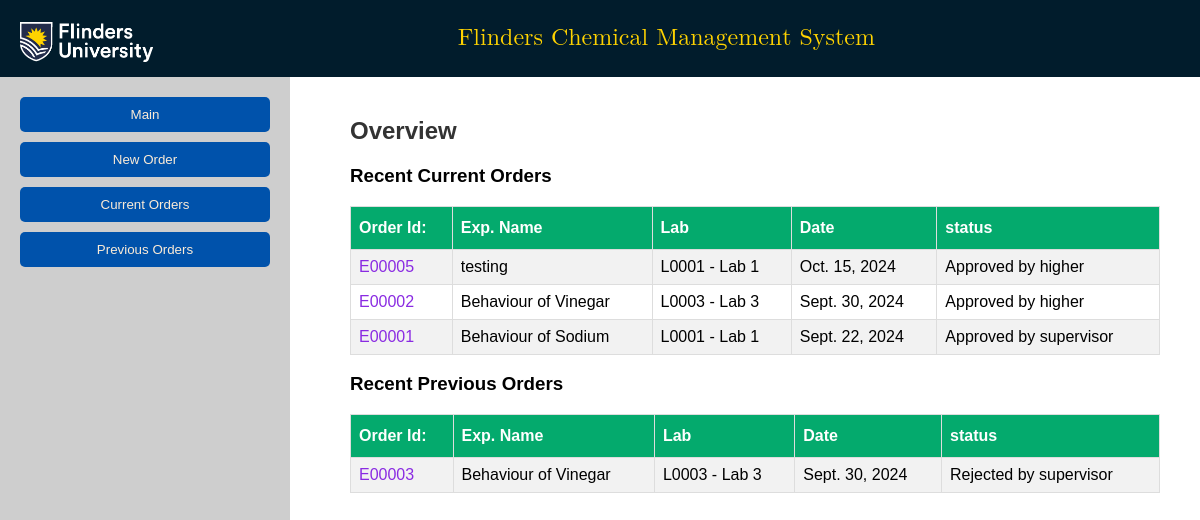
/researchStaff/, run on an earlier commit of the app's database.
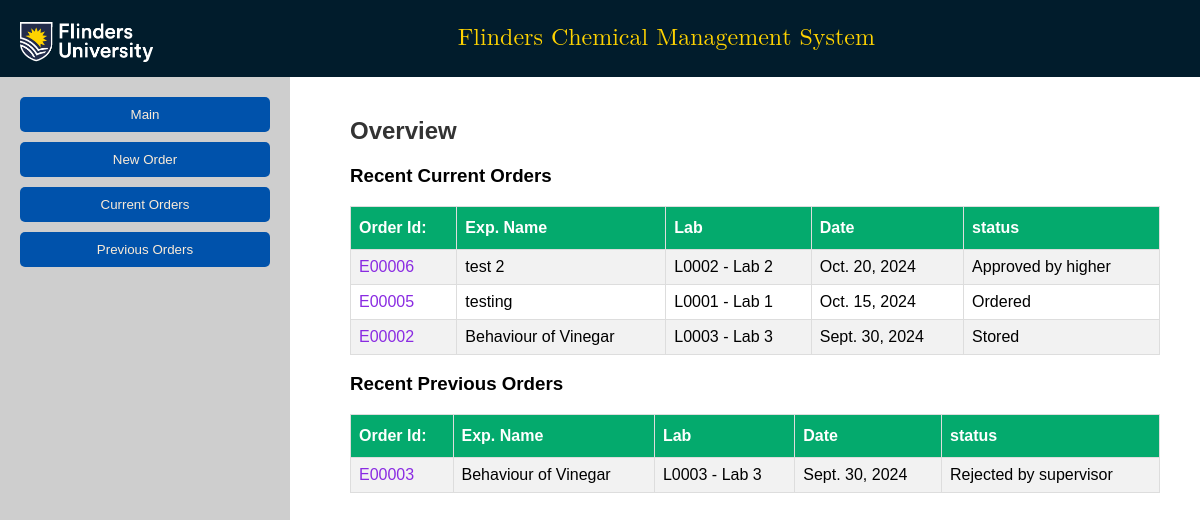
And on a later commit of the database.
### furc/models.py (models this page shows, shortened)
class Order(models.Model):
    order_id = models.CharField(primary_key=True, max_length=10)
    exp_name = models.CharField(max_length=100)
    lab_id = models.ForeignKey(Laboratory, on_delete=models.CASCADE)
    exp_procedure = models.FileField(upload_to= custom_file_upload_path_exp, null=True, blank=True)
    risk_assessment = models.FileField(upload_to= custom_file_upload_path_risk, null=True, blank=True)
    order_date = models.DateField(editable=False, auto_now_add=True)
    updated_date = models.DateField(default=None, null=True)
    order_status = models.CharField(max_length=30, choices=ORDER_STATUS, default='Requested')

class Laboratory(models.Model):
    lab_id = models.CharField(primary_key=True, max_length=10)
    lab_name = models.CharField(max_length=50)
    center_id = models.ForeignKey(ResearchCenter, on_delete=models.CASCADE, null=True, blank=True)
    storage_locations = GenericRelation(StorageLocation)
    def __str__(self):
        return f'{self.lab_id} - {self.lab_name}'

### furc/views.py (the view)
# urls.py: path('researchStaff/', views.researchStaff, name='researchStaff'),
def researchStaff(request):
    context={'order_status':'Closed', 'order_status':'Rejected by higher', 'order_status':'Rejected by supervisor'}
    current_order = Order.objects.all().exclude(order_status='Closed').exclude(order_status='Rejected by supervisor').exclude(order_status='Rejected by higher').order_by('-order_date')[0:3]
    previous_order = Order.objects.filter(**context).order_by('-order_date')[0:3]
    params={'current_order':current_order, 'previous_order': previous_order}
    return render(request, 'furc/researchStaff.html/', params)

### furc/templates/furc/researchStaff.html (shortened to what this page needs)
<!DOCTYPE html> {% load static %}
<html lang="en">
<head>
    <link rel="stylesheet" href="{% static 'css/style.css' %}">
</head>
<body>
    <header class="header">
        <div class="logo">
            <img src="{% static 'images/flinder-logo_white.png' %}" alt="Flinders University Logo" style="height: 50px;">
        </div>
        <div class="title">
            <p class="headerTitle">Flinders Chemical Management System</p>
        </div>
    </header>
    <div class="container">
        <div class="sidebar">
            <button><a href="/researchStaff/">Main</a></button>
            <button><a href="/new_order/">New Order</a></button>
            <button><a href="/current_order/">Current Orders</a></button>
            <button><a href="/previous_order/">Previous Orders</a></button>
        </div>
        <div class="content">
            <div id="main" class="content-section">
                <h2>Overview</h2>
                <h3>Recent Current Orders</h3>
                <table id="customer-1" class="chems" style="border-radius:20px;">
                            <tr>
                                <th>Order Id:</th>
                                <th>Exp. Name</th>
                                <th>Lab</th>
                                <th>Date</th>
                                <th>status</th>
                            </tr>
                    {% for item in current_order %}
                            <tr>
                                <td><a class="orderidLink" href="/orderView/{{item.order_id}}">{{item.order_id}}</a></td>
                                <td>{{item.exp_name}}</td>
                                <td>{{item.lab_id}}</td>
                                <td>{{item.order_date}}</td>
                                <td>{{item.order_status}}</td>
                            </tr>
                    {% endfor %}
                        </table>
                <h3>Recent Previous Orders</h3>
                <table id="customers-2" class="chems" style="border-radius:20px;">
                            <tr>
                                <th>Order Id:</th>
                                <th>Exp. Name</th>
                                <th>Lab</th>
                                <th>Date</th>
                                <th>status</th>
                            </tr>
                    {% for item in previous_order %}
                            <tr>
                                <td><a class="orderidLink" href="/orderView/{{item.order_id}}">{{item.order_id}}</a></td>
                                <td>{{item.exp_name}}</td>
                                <td>{{item.lab_id}}</td>
                                <td>{{item.order_date}}</td>
                                <td>{{item.order_status}}</td>
                            </tr>
                    {% endfor %}
                        </table>
            </div>
        </div>
    </div>
</body>
</html>

### furc/static/css/style.css (style rules this page uses)
body { font-family: Arial, sans-serif; background-color: #f4f4f4; margin: 0; padding: 0; display: flex; flex-direction: column; height: 100vh; }
.header { display: flex; justify-content: space-between; align-items: center; padding: 0px 20px; background-color: #011c2c; color: #fff; }
.container { display: flex; flex: 1; }
.title { flex: 6; text-align: center; }
.headerTitle { text-align: center; color: #ffd300; font-size: x-large; font-family: math; }
h2 { margin-top: 0; color: #555; }
button { padding: 10px 20px; background-color: #0052ab; color: #fff; border: none; border-radius: 5px; cursor: pointer; margin-bottom: 10px; }
.sidebar { width: 250px; background-color: #cecece; color: #fff; padding: 20px; display: flex; flex-direction: column; }
.sidebar a { text-decoration:none; color: antiquewhite; }
.content-section { padding: 20px; margin-left: 20px; }
.content { flex: 1; padding: 20px; background-color: #fff; overflow-y: auto; }
h2 { color: #333; }
.orderidLink { text-decoration: none; color: blueviolet; }

### furc/templates/furc/researchStaff.html (style rules this page uses)
.chems { font-family: Arial, Helvetica, sans-serif; border-collapse: collapse; width: 100%; }
.chems td, .chems th { border: 1px solid #ddd; padding: 8px; }
.chems tr:nth-child(even) { background-color: #f2f2f2; }
.chems th { padding-top: 12px; padding-bottom: 12px; text-align: left; background-color: #04AA6D; color: white; }

What changed in the data, as far as the page shows it:
no longer on this page (row unchanged): Order: order_id "E00001", exp_name "Behaviour of Sodium", lab_id "L0001 - Lab 1", order_date "Sept. 22, 2024", order_status "Approved by supervisor", shown under "Recent Current Orders"
added Order: order_id "E00006", exp_name "test 2", lab_id "L0002 - Lab 2", order_date "Oct. 20, 2024", order_status "Approved by higher", shown under "Recent Current Orders"
changed Order "testing": order_status "Approved by higher" → "Ordered"
changed Order "E00002": order_status "Approved by higher" → "Stored"
